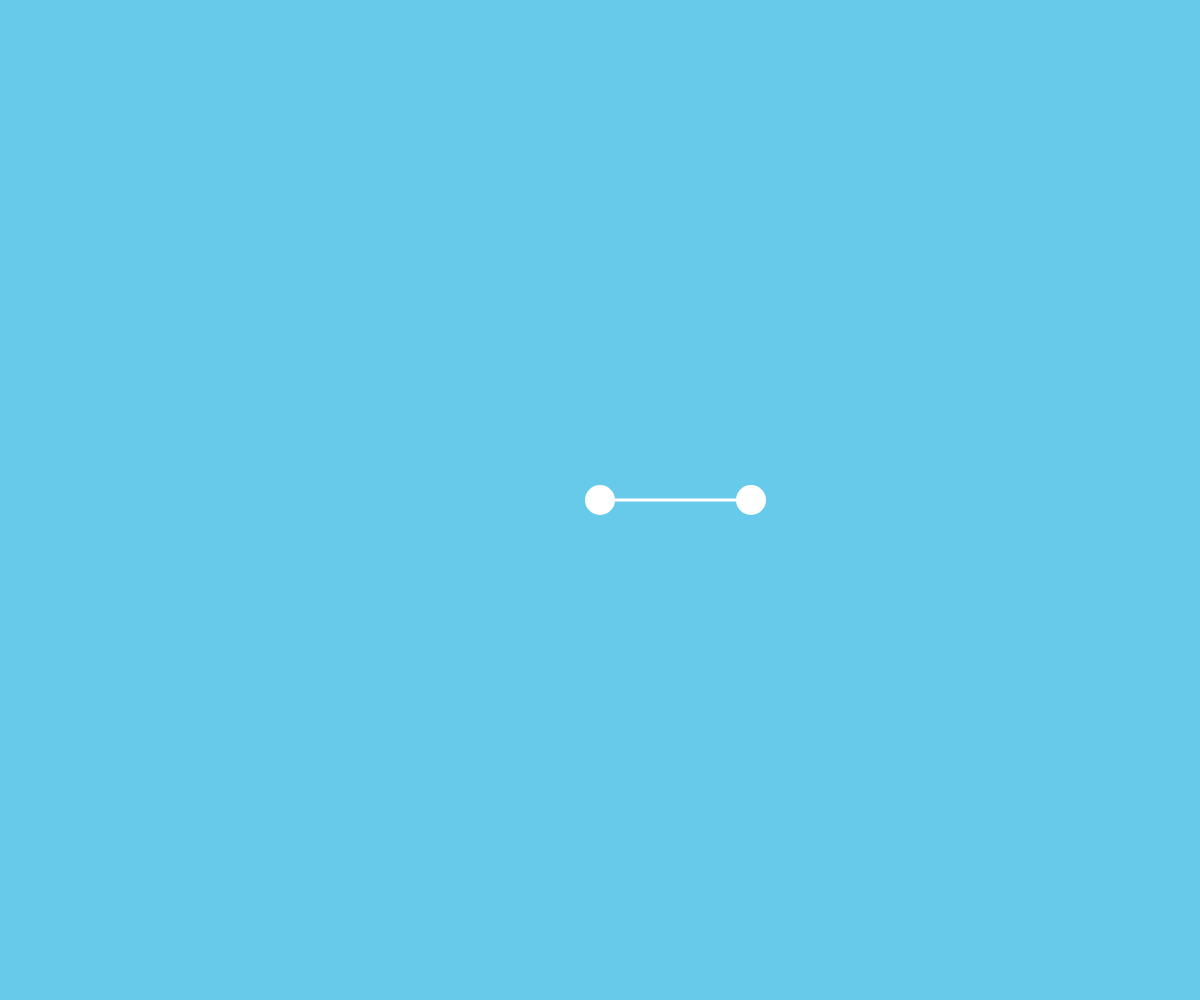
Frame 1 (no input)
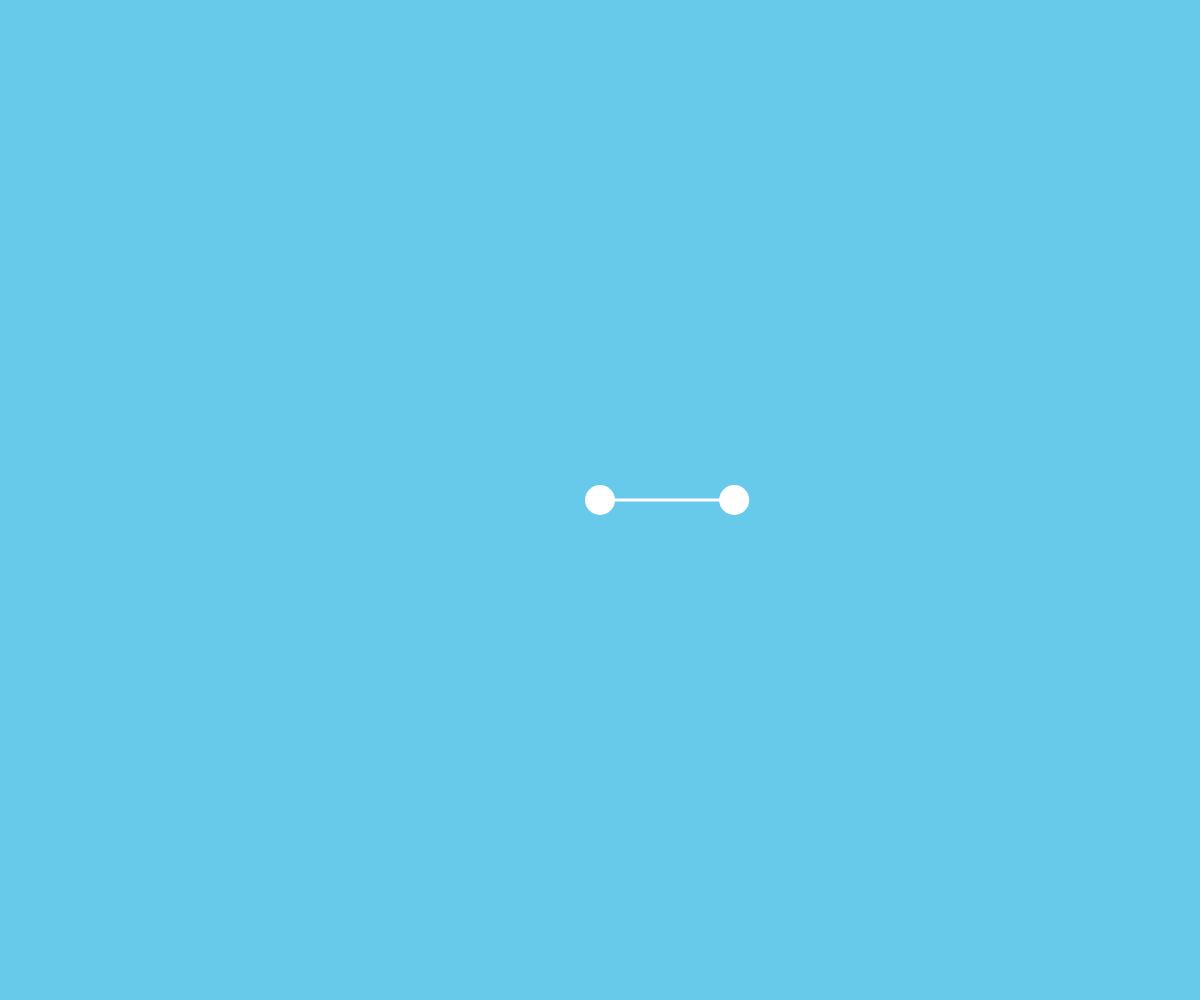
Frame 60 (no input)
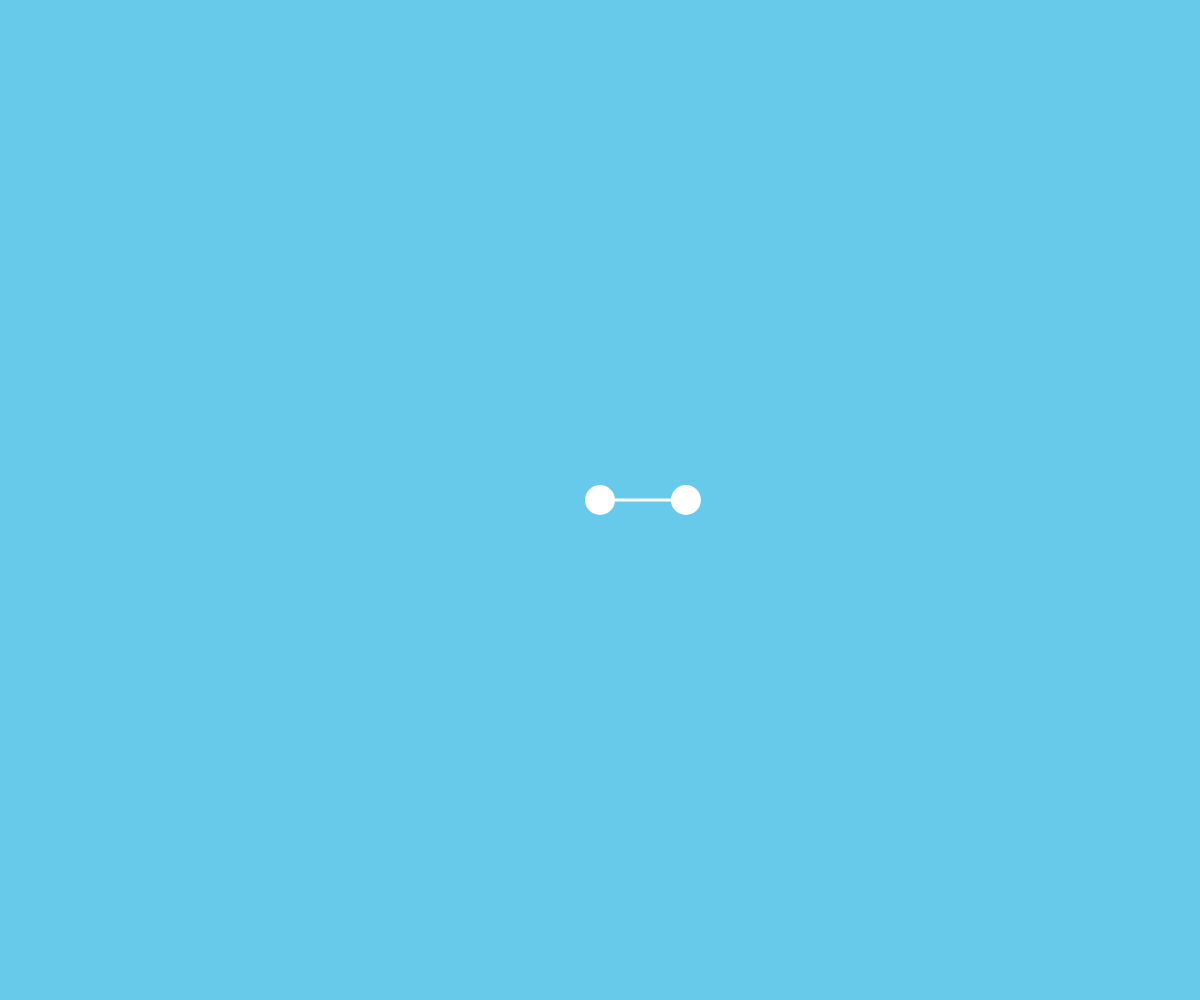
Frame 120 (the mouse pressed at the canvas centre since frame 60)

The p5.js sketch that drew these frames (run headless with seeded random() and noise() and a simulated clock; from frame 60 on, the mouse is pressed at the canvas centre):

// p5.js sketch
// ── sketch.js
let par1;
let par2;
let r1;
let g;

function setup() {
  createCanvas(windowWidth, windowHeight);
  g = createVector(0, 0.5);


  par1 = new Particle(width/2, height/2);
  par2 = new Particle(width/2 + 151, height/2);
  r1 = new Rope(par1, par2);
  
}

function draw() {
  background(103, 202, 235);

  r1.draw();
  r1.update();

  par1.draw();
  //par1.update();

  par2.draw();
  par2.update();

}

// ── Particle.js
function Particle(x, y) {
    this.pos = createVector(x, y);
    this.vel = createVector(0, 0);
    this.acc = createVector(0, 0);

    Particle.prototype.draw = function() {
        noStroke();
        fill(255);
        circle(this.pos.x, this.pos.y ,30);
    }

    Particle.prototype.update = function() {
        this.pos.add(this.vel);
        this.vel.add(this.acc);
        this.acc.set(0, 0);
    }

    Particle.prototype.applyForce = function(force) {
        this.acc.add(force);
    }
}
// ── Rope.js
function Rope(p1, p2) {
    this.maxLen = 150;
    this.dir;
    this.distance = p5.Vector.dist(p1.pos, p2.pos);
    
    Rope.prototype.draw = function() {
        stroke(255);
        strokeWeight(3);
        line(p1.pos.x, p1.pos.y, p2.pos.x, p2.pos.y);
        // line(p2.pos.x, p2.pos.y, this.dir.x+p2.pos.x, this.dir.y+p2.pos.y);
        // line(p1.pos.x, p1.pos.y, -this.dir.x+p1.pos.x, -this.dir.y+p1.pos.y);

    }

    Rope.prototype.update = function() {
        this.dir = p5.Vector.sub(p1.pos, p2.pos).mult(0.01/this.distance);
        this.negDir = this.dir.copy().mult(-1);

        if(this.distance > this.maxLen) {
            p1.applyForce(this.negDir);
            p2.applyForce(this.dir);
        }

        this.dir.set(0,0);
        
    }


}
